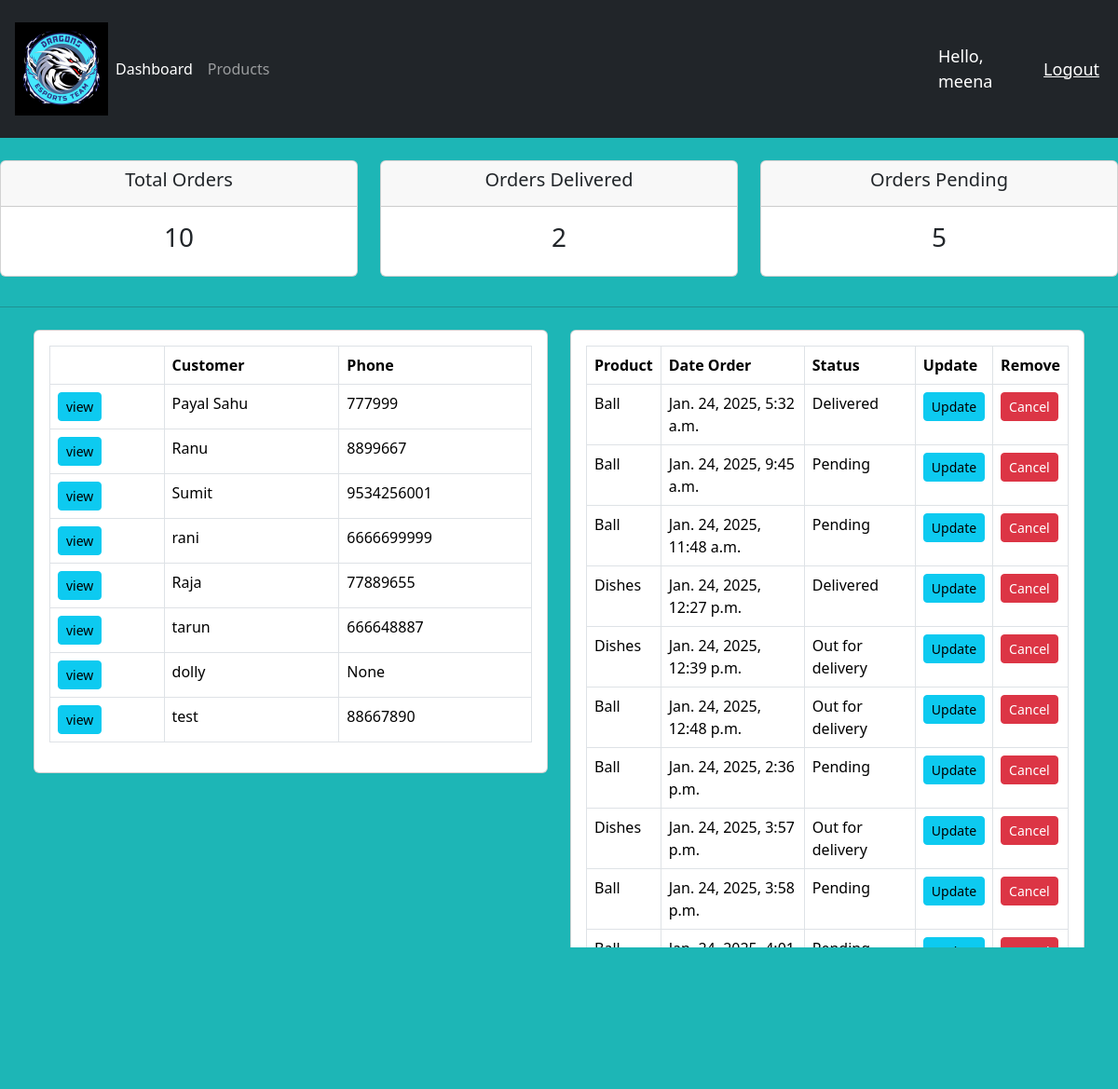
The app's page / (signed in) with its own data.
### accounts/models.py (models this page shows, shortened)
class Customer(models.Model):
    user = models.OneToOneField(User, null=True, blank=True, on_delete=models.CASCADE)
    name = models.CharField(max_length=200, null=True)
    phone = models.CharField(max_length=200, null=True)
    email = models.CharField(max_length=200, null=True)
    profile_pic = models.ImageField( default="profile.png", null=True, blank=True)
    date_created = models.DateTimeField(auto_now_add=True, null=True)

class Order(models.Model):
    STATUS = (
        ('Pending', 'Pending'),
        ('Out for delivery', 'Out for delivery'),
        ('Delivered', 'Delivered'),
    )
    customer = models.ForeignKey(Customer, null=True, on_delete=models.SET_NULL)
    product = models.ForeignKey(Product, null=True, on_delete=models.SET_NULL)
    date_created = models.DateTimeField(auto_now_add=True, null=True)
    status = models.CharField(max_length=200, null=True, choices=STATUS)
    note = models.CharField(max_length=1000, null=True)

class Product(models.Model):
    CATEGORY = (
        ('Indoor', 'Indoor'),
        ('Out Door', 'Out Door'),
    )
    name = models.CharField(max_length=200, null=True)
    price = models.FloatField(null=True)
    category = models.CharField(max_length=200, null=True, choices=CATEGORY)
    description = models.CharField(max_length=200, null=True, blank=True)
    date_created = models.DateTimeField(auto_now_add=True, null=True)
    tags = models.ManyToManyField(Tag)
    def __str__(self):
        return self.name if self.name else "Unknown Product"

### accounts/decorators.py (the view)
    def wrapper_func(request, *args, **kwargs):
        group = None
        if request.user.groups.exists():
            group = request.user.groups.all()[0].name
        logger.info(f"User group: {group}")
        if group == 'customer':
            logger.info("Redirecting to 'user'")
            return redirect('user')
        elif group == 'admin':
            logger.info("User is admin, proceeding to view")
            return view_func(request, *args, **kwargs)
        else:
            logger.warning("User is not authorized")
            return HttpResponse('You are not authorized to view this page')

### accounts/views.py (called while the page is built)
@login_required(login_url='login')
@admin_only
def home(request):
    orders = Order.objects.all()
    customers = Customer.objects.all()
    total_customers = customers.count()
    total_orders = Order.objects.all().count()
    delivered = Order.objects.filter(status='Delivered').count()
    pending = Order.objects.filter(status='Pending').count()
    context = {'orders': orders, 'customers': customers, 'total_customers': total_customers, 'total_orders': total_orders, 'delivered': delivered, 'pending': pending}
    return render(request, 'accounts/dashboard.html', context)

### accounts/templates/accounts/dashboard.html (shortened to what this page needs)
{% extends 'accounts/main.html' %}
{% block content %}
{% include 'accounts/status.html' %}
<hr>
<div class="row m-4">
    <div class="col-sm-6 mb-3 mb-sm-0">
      <div class="card card-body">
        <table class="table table-bordered">
        <tr>
          <th></th>
          <th>Customer</th>
          <th>Phone</th>
        </tr>
        {% for customer in customers %}
        <tr>
          <td><a class= "btn btn-sm btn-info" href="{%url 'customer' customer.id%}">view</a></td>
          <td>{{ customer.name }}</td>
          <td>{{ customer.phone }}</td>
        </tr>
        {% endfor %}
    </table>
      </div>
    </div>
    <div class="col-sm-6">
      <div class="card card-body">
        <table class="table table-bordered">
          <th>Product</th>
          <th>Date Order</th>
          <th>Status</th>
          <th>Update</th>
          <th>Remove</th>
        {% for order in orders %}
        <tr>
          <td>{{order.product}}</td>
          <td>{{order.date_created}}</td>
          <td>{{order.status}}</td>
          <td><a class= "btn btn-sm btn-info" href="{% url 'update_order' order.id%}">Update</a></td>
          <td><a  class= "btn btn-sm btn-danger" href="{% url 'delete_order' order.id%}">Cancel</a></td>
        </tr>
        {% endfor %}
    </table>
      </div>
    </div>
  </div>
{% endblock %}

### accounts/templates/accounts/navbar.html (shortened to what this page needs)
{% load static %}
<nav class="navbar navbar-expand-lg navbar-dark bg-dark">
    <div class="container-fluid p-3">
       <img src="{% static '/images/logo.webp' %}" alt="logo" id="logo">
      <div class="collapse navbar-collapse" id="navbarNav">
        <ul class="navbar-nav">
          {% if request.user.is_staff%}
          <li class="nav-item">
            <a class="nav-link active" id="my-id" aria-current="page" href="{% url 'home'%}">Dashboard</a>
          </li>
          <li class="nav-item">
            <a class="nav-link" href="{% url 'products'%}">Products</a>
          </li>
          {%else%}
          <li class="nav-item">
            <a class="nav-link" href="{% url 'account'%}">Settings</a>
          {% endif%}
        </ul>
      </div>
    </div>
    <span class="hello-msg">Hello, {{request.user}} </span>
    <span><a class="hello-msg" href = "{%url 'logout'%}">Logout</a></span>
  </nav>

### static/css/main.css (style rules this page uses)
body { background-color:rgb(29, 182, 182); }
#logo { width: 100px; color: tomato; }

### accounts/templates/accounts/navbar.html (style rules this page uses)
.hello-msg { font-size: 18px; color: #fff; margin-right: 20px; }

### records on screen
Customer: name "Payal Sahu", phone "777999"
Customer: name "Ranu", phone "8899667"
Customer: name "Sumit", phone "9534256001"
Customer: name "rani", phone "6666699999"
Customer: name "Raja", phone "77889655"
Customer: name "tarun", phone "666648887"
Customer: name "dolly", phone "None"
Customer: name "test", phone "88667890"
Order: product "Ball", date_created "Jan. 24, 2025, 5:32 a.m.", status "Delivered"
Order: product "Ball", date_created "Jan. 24, 2025, 9:45 a.m.", status "Pending"
Order: product "Ball", date_created "Jan. 24, 2025, 11:48 a.m.", status "Pending"
Order: product "Dishes", date_created "Jan. 24, 2025, 12:27 p.m.", status "Delivered"
Order: product "Dishes", date_created "Jan. 24, 2025, 12:39 p.m.", status "Out for delivery"
Order: product "Ball", date_created "Jan. 24, 2025, 12:48 p.m.", status "Out for delivery"
Order: product "Ball", date_created "Jan. 24, 2025, 2:36 p.m.", status "Pending"
Order: product "Dishes", date_created "Jan. 24, 2025, 3:57 p.m.", status "Out for delivery"
Order: product "Ball", date_created "Jan. 24, 2025, 3:58 p.m.", status "Pending"
Order: product "Ball", date_created "Jan. 24, 2025, 4:01 p.m.", status "Pending"

### other values on screen
{{ request.user }} "meena"
{{ total_orders }} "10"
{{ delivered }} "2"
{{ pending }} "5"
